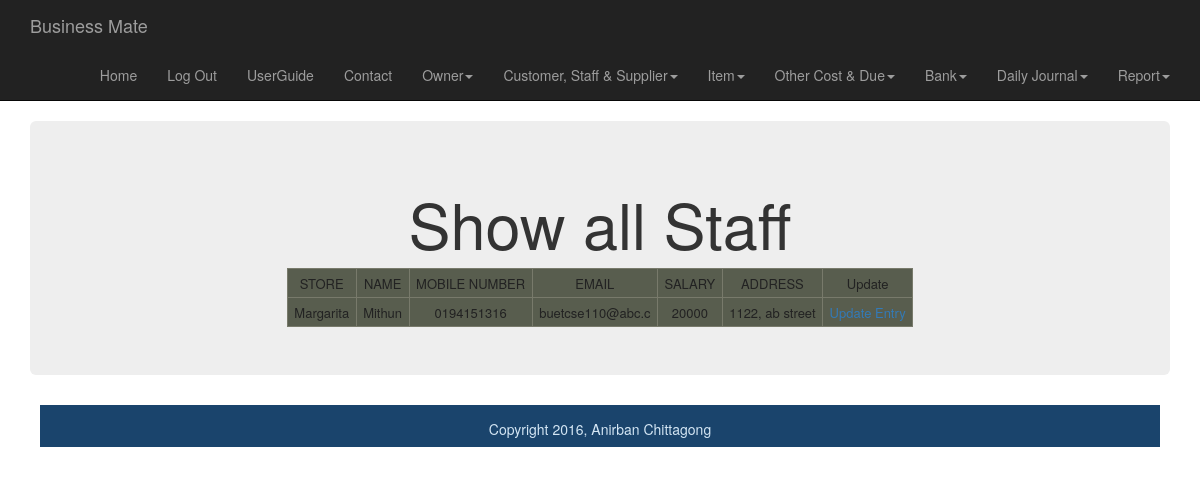
The page /smart_shop/stuff_section/searchstuff.php (signed in) on the database its author committed.
### tables this page shows
CREATE TABLE IF NOT EXISTS `staff` (
  `id` int(11) NOT NULL AUTO_INCREMENT,
  `store_id` int(11) NOT NULL,
  `name` varchar(200) NOT NULL,
  `mobile_number` varchar(200) NOT NULL,
  `email` varchar(200) NOT NULL,
  `salary` varchar(200) NOT NULL,
  `address` varchar(200) NOT NULL,
  `userId` int(11) NOT NULL,
  PRIMARY KEY (`id`),
  KEY `store_id` (`store_id`)
);

CREATE TABLE IF NOT EXISTS `store` (
  `id` int(11) NOT NULL AUTO_INCREMENT,
  `name` varchar(200) NOT NULL,
  `address` varchar(200) NOT NULL,
  `contact_number` varchar(100) NOT NULL,
  `userId` int(11) NOT NULL,
  PRIMARY KEY (`id`)
);

### smart_shop/dbGeneralFunctions.php (called while the page is built, shortened)
<?php
	function get_store_by_id($id) {
		$connection =mysql_connect(DB_SERVER,DB_USER,DB_PASS);
		 $db_select=mysql_select_db(DB_NAME,$connection);
		 $user_id=$_SESSION['userId'];
		$query = "SELECT *
				FROM store WHERE userId = {$user_id} AND id = {$id}";
		$supplier_set = mysql_query($query, $connection);
		return $supplier_set;
	}
?>

### smart_shop/stuff_section/searchstuff.php (the view, shortened to what this page needs)
<?php require_once("..\dbGeneralFunctions.php");?>
<?php
$connection =mysql_connect(DB_SERVER,DB_USER,DB_PASS);
?><?php include("../includes/header.php"); ?>
	<div class="container">
		<div class="jumbotron">
		<h1>Show all Staff</h1>
		<table>
				<?php
				$user_id=$_SESSION['userId'];
				$result =mysql_query("SELECT * FROM staff WHERE userId = {$user_id}",$connection);
				if( mysql_num_rows($result)>0)
				{
				echo "<tr><td>"."STORE"."</td><td>"."NAME"."</td><td>"."MOBILE NUMBER"."</td><td>"."EMAIL"."</td><td>"."SALARY"."</td><td>"."ADDRESS"."</td><td>"."Update"."</td></tr>";
				while($row=mysql_fetch_array($result)){
				$store_set=get_store_by_id($row["store_id"]);
						$store= mysql_fetch_array($store_set);
					echo "<tr><td>".$store["name"]."</td><td>".$row["name"]."</td><td>".$row["mobile_number"]."</td><td>".$row["email"]."</td><td>".$row["salary"]."</td><td>".$row["address"]."</td><td><a href=\"stuffentryupdate.php?id=".$row["id"]."\"> Update Entry</a></td></tr>";
				}
				}
				else {
					echo "Sorry, no data yet.";
				 }
				?>
		</table>
	 </div>
	<div id="footer">Copyright 2016, Anirban Chittagong</div>
	</body>
</html>

### smart_shop/css/styles.css (style rules this page uses)
table, tr, td { border: 1px solid #787A6B; margin:0 auto; font-size: 13px; line-height: 15px; padding: 0.5em; background:#585D4E; color:#222; text-align:center; }
.jumbotron { text-align:center; }
#footer { height: 3em; margin: 10px; padding: 1em; text-align: center; background: #1A446C; color: #D4E6F4; clear:both; }

### rows shown on the page
staff: store.name "Margarita", name "Mithun", mobile_number "0194151316", email "buetcse110@abc.c", salary "20000", address "1122, ab street"
